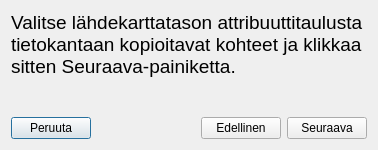
<?xml version="1.0" encoding="UTF-8"?>
<ui version="4.0">
 <class>DialogChooseFeatures</class>
 <widget class="QDialog" name="DialogChooseFeatures">
  <property name="geometry">
   <rect>
    <x>0</x>
    <y>0</y>
    <width>378</width>
    <height>150</height>
   </rect>
  </property>
  <property name="windowTitle">
   <string>Kopioi lähdeaineistoa tietokantaan (vaihe 2/3)</string>
  </property>
  <layout class="QVBoxLayout" name="verticalLayout_2">
   <item>
    <layout class="QVBoxLayout" name="verticalLayout">
     <item>
      <widget class="QLabel" name="label">
       <property name="font">
        <font>
         <pointsize>14</pointsize>
        </font>
       </property>
       <property name="text">
        <string>Valitse lähdekarttatason attribuuttitaulusta tietokantaan kopioitavat kohteet ja klikkaa sitten Seuraava-painiketta.</string>
       </property>
       <property name="wordWrap">
        <bool>true</bool>
       </property>
      </widget>
     </item>
     <item>
      <spacer name="verticalSpacer">
       <property name="orientation">
        <enum>Qt::Vertical</enum>
       </property>
       <property name="sizeHint" stdset="0">
        <size>
         <width>20</width>
         <height>40</height>
        </size>
       </property>
      </spacer>
     </item>
     <item>
      <layout class="QHBoxLayout" name="horizontalLayout">
       <item>
        <widget class="QPushButton" name="pushButtonCancel">
         <property name="text">
          <string>Peruuta</string>
         </property>
        </widget>
       </item>
       <item>
        <spacer name="horizontalSpacer">
         <property name="orientation">
          <enum>Qt::Horizontal</enum>
         </property>
         <property name="sizeHint" stdset="0">
          <size>
           <width>40</width>
           <height>20</height>
          </size>
         </property>
        </spacer>
       </item>
       <item>
        <widget class="QPushButton" name="pushButtonPrevious">
         <property name="text">
          <string>Edellinen</string>
         </property>
        </widget>
       </item>
       <item>
        <widget class="QPushButton" name="pushButtonNext">
         <property name="text">
          <string>Seuraava</string>
         </property>
        </widget>
       </item>
      </layout>
     </item>
    </layout>
   </item>
  </layout>
 </widget>
 <resources/>
 <connections/>
</ui>
